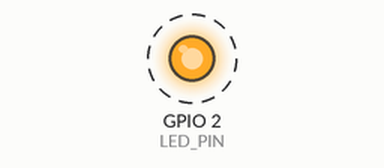
Simulated run of this sketch. Board: ESP32. On the bench: output pins drawn as LEDs (lit = HIGH). Dashed ring = blinking. What the sketch prints to the serial monitor is not drawn.

Above: at 1.5 s.
Timing chart, 0 to 5.6 s (numbered marks = the images above):
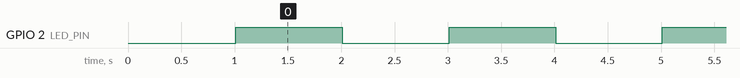

Measured:
- by itself, GPIO 2 (LED_PIN): alternates HIGH for 1.0 s and LOW for 1.0 s

The sketch:

code.ino
```cpp
/*
 * Project: ESP32 Basic LED Blink (Session 01)
 * Target: CSE 19th Batch, BAIUST
 * Description: The "Hello World" of physical computing. Controls an external LED
 *              connected to GPIO 2 with serial telemetry.
 */

// Define the GPIO pin connected to the LED anode
const int LED_PIN = 2; // Onboard blue LED is usually on GPIO 2, also wired to external LED

void setup() {
  // Initialize Serial Monitor at 115200 baud rate for debugging
  Serial.begin(115200);
  delay(1000); // Small delay to let serial connection stabilize

  Serial.println("==========================================");
  Serial.println("  BAIUST CSE 19th - ESP32 Workshop Fall-26");
  Serial.println("  Session 01: LED Blink Started");
  Serial.println("==========================================");

  // Configure the LED pin as an OUTPUT pin
  pinMode(LED_PIN, OUTPUT);
}

void loop() {
  // Turn LED ON (3.3V applied to pin)
  digitalWrite(LED_PIN, HIGH);
  Serial.println("[STATUS] LED is ON  (HIGH)");
  delay(1000); // Wait for 1000 milliseconds (1 second)

  // Turn LED OFF (0V applied to pin)
  digitalWrite(LED_PIN, LOW);
  Serial.println("[STATUS] LED is OFF (LOW)");
  delay(1000); // Wait for 1000 milliseconds (1 second)
}
```
